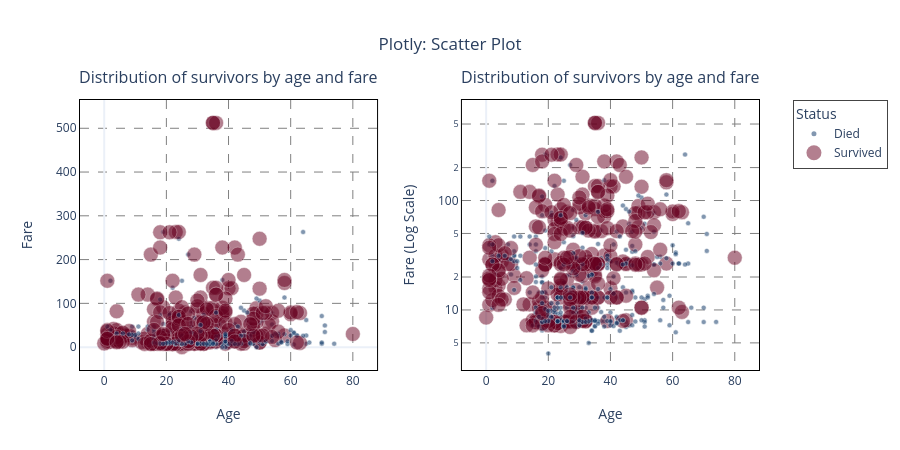

Source (notebook cell):
### Code cell
# Graphic results - Scatter Plot - Plotly

import plotly.express as px
import plotly.graph_objects as go
from plotly.subplots import make_subplots

# !pip install nbformat

# Input data
lib_name = "Plotly"
chart_name = "Scatter Plot"

# Solution
cmap = px.colors.diverging.RdBu
fig = (make_subplots(1, 2, horizontal_spacing=0.125, subplot_titles=("Distribution of survivors by age and fare",
                                                                     "Distribution of survivors by age and fare")).
       update_annotations(yshift=10))

row, col = 1, 1
fig.add_trace(go.Scatter(x=ages, y=fares, name="age,fare", mode='markers', marker=dict(
    size=survived * 10 + 5,
    color=survived,
    colorscale='RdBu',
    reversescale=True,
    opacity=0.5,
    showscale=False,
    line=dict(width=0.5)), showlegend=False), row=row, col=col)

fig.update_xaxes(title=dict(text="Age", standoff=2 * 10), row=row, col=col)
fig.update_yaxes(title=dict(text="Fare", standoff=2 * 10), row=row, col=col)
fig.update_xaxes(showgrid=True, gridwidth=1.0, gridcolor='gray', griddash='dash', row=row, col=col)
fig.update_yaxes(showgrid=True, gridwidth=1.0, gridcolor='gray', griddash='dash', row=row, col=col)

row, col = 1, 2
fig.add_trace(go.Scatter(x=ages, y=fares, name="age,fare", mode='markers', marker=dict(
    size=survived * 10 + 5,
    color=survived,
    colorscale='RdBu',
    reversescale=True,
    opacity=0.5,
    showscale=False,
    line=dict(width=0.5)), showlegend=False), row=row, col=col)
fig.update_yaxes(type="log", row=row, col=col)

fig.update_xaxes(title=dict(text="Age", standoff=2 * 10), row=row, col=col)
fig.update_yaxes(title=dict(text="Fare (Log Scale)", standoff=2 * 10), row=row, col=col)
fig.update_xaxes(showgrid=True, gridwidth=1.0, gridcolor='gray', griddash='dash', row=row, col=col)
fig.update_yaxes(showgrid=True, gridwidth=1.0, gridcolor='gray', griddash='dash', row=row, col=col)

fig.update_layout(width=900, height=450, title_text=f"{lib_name}: {chart_name}", title_x=0.5, template="plotly_white",
                  showlegend=True, legend=dict(x=1.05, y=1, title="Status", borderwidth=1))
for label, color, size in zip(["Died", "Survived"], [cmap[-1], cmap[0]], [5, 15]):
    fig.add_trace(go.Scatter(x=[None], y=[None], name=label, mode='markers',
                             marker=dict(size=size, color=color, opacity=0.5)))
fig.update_xaxes(showline=True, linewidth=1, linecolor='black', mirror=True)
fig.update_yaxes(showline=True, linewidth=1, linecolor='black', mirror=True)

fig.show()

### Figure 1 — Plotly figure (JSON) as saved in the notebook; plotly's stock layout.template omitted (floating-point values rounded to 4 significant figures; data arrays with more than 128 entries replaced by an {"elided": "..."} marker saying what was removed)
{"data": [{"marker": {"color": {"elided": "714 int values"}, "colorscale": [[0.0, "rgb(103,0,31)"], [0.1, "rgb(178,24,43)"], [0.2, "rgb(214,96,77)"], [0.3, "rgb(244,165,130)"], [0.4, "rgb(253,219,199)"], [0.5, "rgb(247,247,247)"], [0.6, "rgb(209,229,240)"], [0.7, "rgb(146,197,222)"], [0.8, "rgb(67,147,195)"], [0.9, "rgb(33,102,172)"], [1.0, "rgb(5,48,97)"]], "line": {"width": 0.5}, "opacity": 0.5, "reversescale": true, "showscale": false, "size": {"elided": "714 int values"}}, "mode": "markers", "name": "age,fare", "showlegend": false, "x": {"elided": "714 int values"}, "y": {"elided": "714 float values"}, "type": "scatter", "xaxis": "x", "yaxis": "y"}, {"marker": {"color": {"elided": "714 int values"}, "colorscale": [[0.0, "rgb(103,0,31)"], [0.1, "rgb(178,24,43)"], [0.2, "rgb(214,96,77)"], [0.3, "rgb(244,165,130)"], [0.4, "rgb(253,219,199)"], [0.5, "rgb(247,247,247)"], [0.6, "rgb(209,229,240)"], [0.7, "rgb(146,197,222)"], [0.8, "rgb(67,147,195)"], [0.9, "rgb(33,102,172)"], [1.0, "rgb(5,48,97)"]], "line": {"width": 0.5}, "opacity": 0.5, "reversescale": true, "showscale": false, "size": {"elided": "714 int values"}}, "mode": "markers", "name": "age,fare", "showlegend": false, "x": {"elided": "714 int values"}, "y": {"elided": "714 float values"}, "type": "scatter", "xaxis": "x2", "yaxis": "y2"}, {"marker": {"color": "rgb(5,48,97)", "opacity": 0.5, "size": 5}, "mode": "markers", "name": "Died", "x": [null], "y": [null], "type": "scatter"}, {"marker": {"color": "rgb(103,0,31)", "opacity": 0.5, "size": 15}, "mode": "markers", "name": "Survived", "x": [null], "y": [null], "type": "scatter"}], "layout": {"xaxis": {"anchor": "y", "domain": [0.0, 0.4375], "title": {"text": "Age", "standoff": 20}, "showgrid": true, "gridwidth": 1.0, "gridcolor": "gray", "griddash": "dash", "showline": true, "linewidth": 1, "linecolor": "black", "mirror": true}, "yaxis": {"anchor": "x", "domain": [0.0, 1.0], "title": {"text": "Fare", "standoff": 20}, "showgrid": true, "gridwidth": 1.0, "gridcolor": "gray", "griddash": "dash", "showline": true, "linewidth": 1, "linecolor": "black", "mirror": true}, "xaxis2": {"anchor": "y2", "domain": [0.5625, 1.0], "title": {"text": "Age", "standoff": 20}, "showgrid": true, "gridwidth": 1.0, "gridcolor": "gray", "griddash": "dash", "showline": true, "linewidth": 1, "linecolor": "black", "mirror": true}, "yaxis2": {"anchor": "x2", "domain": [0.0, 1.0], "type": "log", "title": {"text": "Fare (Log Scale)", "standoff": 20}, "showgrid": true, "gridwidth": 1.0, "gridcolor": "gray", "griddash": "dash", "showline": true, "linewidth": 1, "linecolor": "black", "mirror": true}, "annotations": [{"font": {"size": 16}, "showarrow": false, "text": "Distribution of survivors by age and fare", "x": 0.2188, "xanchor": "center", "xref": "paper", "y": 1.0, "yanchor": "bottom", "yref": "paper", "yshift": 10}, {"font": {"size": 16}, "showarrow": false, "text": "Distribution of survivors by age and fare", "x": 0.7812, "xanchor": "center", "xref": "paper", "y": 1.0, "yanchor": "bottom", "yref": "paper", "yshift": 10}], "title": {"text": "Plotly: Scatter Plot", "x": 0.5}, "legend": {"x": 1.05, "y": 1, "title": {"text": "Status"}, "borderwidth": 1}, "width": 900, "height": 450, "showlegend": true}}
